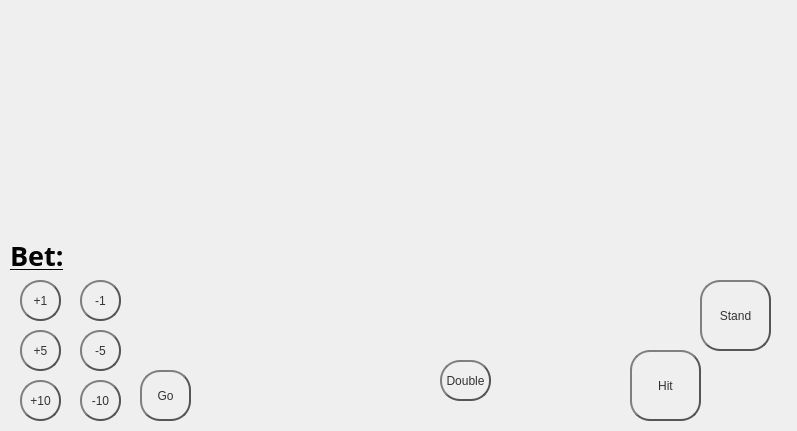
<?xml version="1.0" encoding="UTF-8"?>
<ui version="4.0">
 <class>MainWindow</class>
 <widget class="QMainWindow" name="MainWindow">
  <property name="geometry">
   <rect>
    <x>0</x>
    <y>0</y>
    <width>797</width>
    <height>431</height>
   </rect>
  </property>
  <property name="windowTitle">
   <string>Blackjack</string>
  </property>
  <property name="styleSheet">
   <string notr="true">QPushButton {
    color: #333;
    border: 2px solid #555;
    border-radius: 20px;
    border-style: outset;
    background: qradialgradient(
        cx: 0.3, cy: -0.4, fx: 0.3, fy: -0.4,
        radius: 1.35, stop: 0 #fff, stop: 1 #888
        );
    padding: 5px;
    }

QPushButton:hover {
    background: qradialgradient(
        cx: 0.3, cy: -0.4, fx: 0.3, fy: -0.4,
        radius: 1.35, stop: 0 #fff, stop: 1 #bbb
        );
    }

QPushButton:pressed {
    border-style: inset;
    background: qradialgradient(
        cx: 0.4, cy: -0.1, fx: 0.4, fy: -0.1,
        radius: 1.35, stop: 0 #fff, stop: 1 #ddd
        );
    }</string>
  </property>
  <widget class="QWidget" name="centralwidget">
   <widget class="QPushButton" name="btn_stand">
    <property name="geometry">
     <rect>
      <x>700</x>
      <y>280</y>
      <width>71</width>
      <height>71</height>
     </rect>
    </property>
    <property name="text">
     <string>Stand</string>
    </property>
   </widget>
   <widget class="QPushButton" name="btn_hit">
    <property name="geometry">
     <rect>
      <x>630</x>
      <y>350</y>
      <width>71</width>
      <height>71</height>
     </rect>
    </property>
    <property name="text">
     <string>Hit</string>
    </property>
   </widget>
   <widget class="QPushButton" name="btn_p1">
    <property name="geometry">
     <rect>
      <x>20</x>
      <y>280</y>
      <width>41</width>
      <height>41</height>
     </rect>
    </property>
    <property name="text">
     <string>+1</string>
    </property>
   </widget>
   <widget class="QPushButton" name="btn_m1">
    <property name="geometry">
     <rect>
      <x>80</x>
      <y>280</y>
      <width>41</width>
      <height>41</height>
     </rect>
    </property>
    <property name="text">
     <string>-1</string>
    </property>
   </widget>
   <widget class="QPushButton" name="btn_p5">
    <property name="geometry">
     <rect>
      <x>20</x>
      <y>330</y>
      <width>41</width>
      <height>41</height>
     </rect>
    </property>
    <property name="text">
     <string>+5</string>
    </property>
   </widget>
   <widget class="QPushButton" name="btn_m5">
    <property name="geometry">
     <rect>
      <x>80</x>
      <y>330</y>
      <width>41</width>
      <height>41</height>
     </rect>
    </property>
    <property name="text">
     <string>-5</string>
    </property>
   </widget>
   <widget class="QPushButton" name="btn_p10">
    <property name="geometry">
     <rect>
      <x>20</x>
      <y>380</y>
      <width>41</width>
      <height>41</height>
     </rect>
    </property>
    <property name="text">
     <string>+10</string>
    </property>
   </widget>
   <widget class="QPushButton" name="btn_m10">
    <property name="geometry">
     <rect>
      <x>80</x>
      <y>380</y>
      <width>41</width>
      <height>41</height>
     </rect>
    </property>
    <property name="text">
     <string>-10</string>
    </property>
   </widget>
   <widget class="QLabel" name="lb_bet">
    <property name="geometry">
     <rect>
      <x>10</x>
      <y>240</y>
      <width>101</width>
      <height>31</height>
     </rect>
    </property>
    <property name="font">
     <font>
      <family>Segoe UI Black</family>
      <pointsize>20</pointsize>
      <weight>75</weight>
      <bold>true</bold>
      <underline>true</underline>
     </font>
    </property>
    <property name="text">
     <string>Bet:</string>
    </property>
    <property name="textFormat">
     <enum>Qt::AutoText</enum>
    </property>
   </widget>
   <widget class="QLabel" name="background">
    <property name="geometry">
     <rect>
      <x>0</x>
      <y>-10</y>
      <width>801</width>
      <height>441</height>
     </rect>
    </property>
    <property name="styleSheet">
     <string notr="true">background-image: url(C:/Users/noahj/Documents/basicexample/blackjackbackground.png)</string>
    </property>
    <property name="text">
     <string/>
    </property>
   </widget>
   <widget class="QPushButton" name="btn_go">
    <property name="enabled">
     <bool>true</bool>
    </property>
    <property name="geometry">
     <rect>
      <x>140</x>
      <y>370</y>
      <width>51</width>
      <height>51</height>
     </rect>
    </property>
    <property name="text">
     <string>Go</string>
    </property>
   </widget>
   <widget class="QPushButton" name="btn_double">
    <property name="geometry">
     <rect>
      <x>440</x>
      <y>360</y>
      <width>51</width>
      <height>41</height>
     </rect>
    </property>
    <property name="text">
     <string>Double</string>
    </property>
   </widget>
   <widget class="QWidget" name="horizontalLayoutWidget">
    <property name="geometry">
     <rect>
      <x>130</x>
      <y>190</y>
      <width>551</width>
      <height>161</height>
     </rect>
    </property>
    <layout class="QHBoxLayout" name="horizontalLayout">
     <item>
      <widget class="QLabel" name="lb_p4">
       <property name="sizePolicy">
        <sizepolicy hsizetype="Fixed" vsizetype="Fixed">
         <horstretch>0</horstretch>
         <verstretch>0</verstretch>
        </sizepolicy>
       </property>
       <property name="minimumSize">
        <size>
         <width>100</width>
         <height>145</height>
        </size>
       </property>
       <property name="text">
        <string/>
       </property>
      </widget>
     </item>
     <item>
      <widget class="QLabel" name="lb_p2">
       <property name="sizePolicy">
        <sizepolicy hsizetype="Fixed" vsizetype="Fixed">
         <horstretch>0</horstretch>
         <verstretch>0</verstretch>
        </sizepolicy>
       </property>
       <property name="minimumSize">
        <size>
         <width>100</width>
         <height>145</height>
        </size>
       </property>
       <property name="text">
        <string/>
       </property>
      </widget>
     </item>
     <item>
      <widget class="QLabel" name="lb_p1">
       <property name="sizePolicy">
        <sizepolicy hsizetype="Fixed" vsizetype="Fixed">
         <horstretch>0</horstretch>
         <verstretch>0</verstretch>
        </sizepolicy>
       </property>
       <property name="minimumSize">
        <size>
         <width>100</width>
         <height>145</height>
        </size>
       </property>
       <property name="text">
        <string/>
       </property>
      </widget>
     </item>
     <item>
      <widget class="QLabel" name="lb_p3">
       <property name="sizePolicy">
        <sizepolicy hsizetype="Fixed" vsizetype="Fixed">
         <horstretch>0</horstretch>
         <verstretch>0</verstretch>
        </sizepolicy>
       </property>
       <property name="minimumSize">
        <size>
         <width>100</width>
         <height>145</height>
        </size>
       </property>
       <property name="text">
        <string/>
       </property>
      </widget>
     </item>
     <item>
      <widget class="QLabel" name="lb_p5">
       <property name="sizePolicy">
        <sizepolicy hsizetype="Fixed" vsizetype="Fixed">
         <horstretch>0</horstretch>
         <verstretch>0</verstretch>
        </sizepolicy>
       </property>
       <property name="minimumSize">
        <size>
         <width>100</width>
         <height>145</height>
        </size>
       </property>
       <property name="text">
        <string/>
       </property>
      </widget>
     </item>
    </layout>
   </widget>
   <widget class="QWidget" name="horizontalLayoutWidget_2">
    <property name="geometry">
     <rect>
      <x>130</x>
      <y>20</y>
      <width>551</width>
      <height>161</height>
     </rect>
    </property>
    <layout class="QHBoxLayout" name="horizontalLayout_2">
     <item>
      <widget class="QLabel" name="lb_d5">
       <property name="sizePolicy">
        <sizepolicy hsizetype="Fixed" vsizetype="Fixed">
         <horstretch>0</horstretch>
         <verstretch>0</verstretch>
        </sizepolicy>
       </property>
       <property name="minimumSize">
        <size>
         <width>100</width>
         <height>145</height>
        </size>
       </property>
       <property name="text">
        <string/>
       </property>
      </widget>
     </item>
     <item>
      <widget class="QLabel" name="lb_d3">
       <property name="sizePolicy">
        <sizepolicy hsizetype="Fixed" vsizetype="Fixed">
         <horstretch>0</horstretch>
         <verstretch>0</verstretch>
        </sizepolicy>
       </property>
       <property name="minimumSize">
        <size>
         <width>100</width>
         <height>145</height>
        </size>
       </property>
       <property name="text">
        <string/>
       </property>
      </widget>
     </item>
     <item>
      <widget class="QLabel" name="lb_d1">
       <property name="sizePolicy">
        <sizepolicy hsizetype="Fixed" vsizetype="Fixed">
         <horstretch>0</horstretch>
         <verstretch>0</verstretch>
        </sizepolicy>
       </property>
       <property name="minimumSize">
        <size>
         <width>100</width>
         <height>145</height>
        </size>
       </property>
       <property name="text">
        <string/>
       </property>
      </widget>
     </item>
     <item>
      <widget class="QLabel" name="lb_d2">
       <property name="sizePolicy">
        <sizepolicy hsizetype="Fixed" vsizetype="Fixed">
         <horstretch>0</horstretch>
         <verstretch>0</verstretch>
        </sizepolicy>
       </property>
       <property name="minimumSize">
        <size>
         <width>100</width>
         <height>145</height>
        </size>
       </property>
       <property name="text">
        <string/>
       </property>
      </widget>
     </item>
     <item>
      <widget class="QLabel" name="lb_d4">
       <property name="sizePolicy">
        <sizepolicy hsizetype="Fixed" vsizetype="Fixed">
         <horstretch>0</horstretch>
         <verstretch>0</verstretch>
        </sizepolicy>
       </property>
       <property name="minimumSize">
        <size>
         <width>100</width>
         <height>145</height>
        </size>
       </property>
       <property name="text">
        <string/>
       </property>
      </widget>
     </item>
    </layout>
   </widget>
   <zorder>background</zorder>
   <zorder>btn_stand</zorder>
   <zorder>btn_hit</zorder>
   <zorder>btn_p1</zorder>
   <zorder>btn_m1</zorder>
   <zorder>btn_p5</zorder>
   <zorder>btn_m5</zorder>
   <zorder>btn_p10</zorder>
   <zorder>btn_m10</zorder>
   <zorder>lb_bet</zorder>
   <zorder>btn_go</zorder>
   <zorder>btn_double</zorder>
   <zorder>horizontalLayoutWidget</zorder>
   <zorder>horizontalLayoutWidget_2</zorder>
  </widget>
 </widget>
 <resources/>
 <connections/>
</ui>
